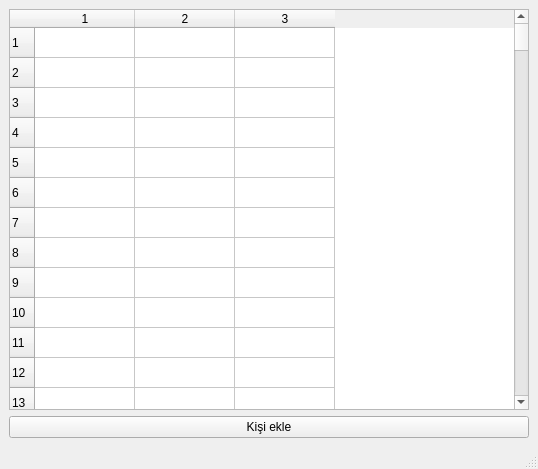
<?xml version="1.0" encoding="UTF-8"?>
<ui version="4.0">
 <class>kayitli_kisiler</class>
 <widget class="QMainWindow" name="kayitli_kisiler">
  <property name="geometry">
   <rect>
    <x>0</x>
    <y>0</y>
    <width>538</width>
    <height>469</height>
   </rect>
  </property>
  <property name="windowTitle">
   <string>MainWindow</string>
  </property>
  <property name="windowIcon">
   <iconset>
    <normaloff>icons/people.png</normaloff>icons/people.png</iconset>
  </property>
  <widget class="QWidget" name="centralwidget">
   <layout class="QGridLayout" name="gridLayout">
    <item row="2" column="0">
     <widget class="QPushButton" name="pushButton">
      <property name="text">
       <string>Kişi ekle</string>
      </property>
     </widget>
    </item>
    <item row="1" column="0">
     <widget class="QTableWidget" name="tableWidget">
      <property name="rowCount">
       <number>999</number>
      </property>
      <property name="columnCount">
       <number>3</number>
      </property>
      <row/>
      <row/>
      <row/>
      <row/>
      <row/>
      <row/>
      <row/>
      <row/>
      <row/>
      <row/>
      <row/>
      <row/>
      <row/>
      <row/>
      <row/>
      <row/>
      <row/>
      <row/>
      <row/>
      <row/>
      <row/>
      <row/>
      <row/>
      <row/>
      <row/>
      <row/>
      <row/>
      <row/>
      <row/>
      <row/>
      <row/>
      <row/>
      <row/>
      <row/>
      <row/>
      <row/>
      <row/>
      <row/>
      <row/>
      <row/>
      <row/>
      <row/>
      <row/>
      <row/>
      <row/>
      <row/>
      <row/>
      <row/>
      <row/>
      <row/>
      <row/>
      <row/>
      <row/>
      <row/>
      <row/>
      <row/>
      <row/>
      <row/>
      <row/>
      <row/>
      <row/>
      <row/>
      <row/>
      <row/>
      <row/>
      <row/>
      <row/>
      <row/>
      <row/>
      <row/>
      <row/>
      <row/>
      <row/>
      <row/>
      <row/>
      <row/>
      <row/>
      <row/>
      <row/>
      <row/>
      <row/>
      <row/>
      <row/>
      <row/>
      <row/>
      <row/>
      <row/>
      <row/>
      <row/>
      <row/>
      <row/>
      <row/>
      <row/>
      <row/>
      <row/>
      <row/>
      <row/>
      <row/>
      <row/>
      <row/>
      <row/>
      <row/>
      <row/>
      <row/>
      <row/>
      <row/>
      <row/>
      <row/>
      <row/>
      <row/>
      <row/>
      <row/>
      <row/>
      <row/>
      <row/>
      <row/>
      <row/>
      <row/>
      <row/>
      <row/>
      <row/>
      <row/>
      <row/>
      <row/>
      <row/>
      <row/>
      <row/>
      <row/>
      <row/>
      <row/>
      <row/>
      <row/>
      <row/>
      <row/>
      <row/>
      <row/>
      <row/>
      <row/>
      <row/>
      <row/>
      <row/>
      <row/>
      <row/>
      <row/>
      <row/>
      <row/>
      <row/>
      <row/>
      <row/>
      <row/>
      <row/>
      <row/>
      <row/>
      <row/>
      <row/>
      <row/>
      <row/>
      <row/>
      <row/>
      <row/>
      <row/>
      <row/>
      <row/>
      <row/>
      <row/>
      <row/>
      <row/>
      <row/>
      <row/>
      <row/>
      <row/>
      <row/>
      <row/>
      <row/>
      <row/>
      <row/>
      <row/>
      <row/>
      <row/>
      <row/>
      <row/>
      <row/>
      <row/>
      <row/>
      <row/>
      <row/>
      <row/>
      <row/>
      <row/>
      <row/>
      <row/>
      <row/>
      <row/>
      <row/>
      <row/>
      <row/>
      <row/>
      <row/>
      <row/>
      <row/>
      <row/>
      <row/>
      <row/>
      <row/>
      <row/>
      <row/>
      <row/>
      <row/>
      <row/>
      <row/>
      <row/>
      <row/>
      <row/>
      <row/>
      <row/>
      <row/>
      <row/>
      <row/>
      <row/>
      <row/>
      <row/>
      <row/>
      <row/>
      <row/>
      <row/>
      <row/>
      <row/>
      <row/>
      <row/>
      <row/>
      <row/>
      <row/>
      <row/>
      <row/>
      <row/>
      <row/>
      <row/>
      <row/>
      <row/>
      <row/>
      <row/>
      <row/>
      <row/>
      <row/>
      <row/>
      <row/>
      <row/>
      <row/>
      <row/>
      <row/>
      <row/>
      <row/>
      <row/>
      <row/>
      <row/>
      <row/>
      <row/>
      <row/>
      <row/>
      <row/>
      <row/>
      <row/>
      <row/>
      <row/>
      <row/>
      <row/>
      <row/>
      <row/>
      <row/>
      <row/>
      <row/>
      <row/>
      <row/>
      <row/>
      <row/>
      <row/>
      <row/>
      <row/>
      <row/>
      <row/>
      <row/>
      <row/>
      <row/>
      <row/>
      <row/>
      <row/>
      <row/>
      <row/>
      <row/>
      <row/>
      <row/>
      <row/>
      <row/>
      <row/>
      <row/>
      <row/>
      <row/>
      <row/>
      <row/>
      <row/>
      <row/>
      <row/>
      <row/>
      <row/>
      <row/>
      <row/>
      <row/>
      <row/>
      <row/>
      <row/>
      <row/>
      <row/>
      <row/>
      <row/>
      <row/>
      <row/>
      <row/>
      <row/>
      <row/>
      <row/>
      <row/>
      <row/>
      <row/>
      <row/>
      <row/>
      <row/>
      <row/>
      <row/>
      <row/>
      <row/>
      <row/>
      <row/>
      <row/>
      <row/>
      <row/>
      <row/>
      <row/>
      <row/>
      <row/>
      <row/>
      <row/>
      <row/>
      <row/>
      <row/>
      <row/>
      <row/>
      <row/>
      <row/>
      <row/>
      <row/>
      <row/>
      <row/>
      <row/>
      <row/>
      <row/>
      <row/>
      <row/>
      <row/>
      <row/>
      <row/>
      <row/>
      <row/>
      <row/>
      <row/>
      <row/>
      <row/>
      <row/>
      <row/>
      <row/>
      <row/>
      <row/>
      <row/>
      <row/>
      <row/>
      <row/>
      <row/>
      <row/>
      <row/>
      <row/>
      <row/>
      <row/>
      <row/>
      <row/>
      <row/>
      <row/>
      <row/>
      <row/>
      <row/>
      <row/>
      <row/>
      <row/>
      <row/>
      <row/>
      <row/>
      <row/>
      <row/>
      <row/>
      <row/>
      <row/>
      <row/>
      <row/>
      <row/>
      <row/>
      <row/>
      <row/>
      <row/>
      <row/>
      <row/>
      <row/>
      <row/>
      <row/>
      <row/>
      <row/>
      <row/>
      <row/>
      <row/>
      <row/>
      <row/>
      <row/>
      <row/>
      <row/>
      <row/>
      <row/>
      <row/>
      <row/>
      <row/>
      <row/>
      <row/>
      <row/>
      <row/>
      <row/>
      <row/>
      <row/>
      <row/>
      <row/>
      <row/>
      <row/>
      <row/>
      <row/>
      <row/>
      <row/>
      <row/>
      <row/>
      <row/>
      <row/>
      <row/>
      <row/>
      <row/>
      <row/>
      <row/>
      <row/>
      <row/>
      <row/>
      <row/>
      <row/>
      <row/>
      <row/>
      <row/>
      <row/>
      <row/>
      <row/>
      <row/>
      <row/>
      <row/>
      <row/>
      <row/>
      <row/>
      <row/>
      <row/>
      <row/>
      <row/>
      <row/>
      <row/>
      <row/>
      <row/>
      <row/>
      <row/>
      <row/>
      <row/>
      <row/>
      <row/>
      <row/>
      <row/>
      <row/>
      <row/>
      <row/>
      <row/>
      <row/>
      <row/>
      <row/>
      <row/>
      <row/>
      <row/>
      <row/>
      <row/>
      <row/>
      <row/>
      <row/>
      <row/>
      <row/>
      <row/>
      <row/>
      <row/>
      <row/>
      <row/>
      <row/>
      <row/>
      <row/>
      <row/>
      <row/>
      <row/>
      <row/>
      <row/>
      <row/>
      <row/>
      <row/>
      <row/>
      <row/>
      <row/>
      <row/>
      <row/>
      <row/>
      <row/>
      <row/>
      <row/>
      <row/>
      <row/>
      <row/>
      <row/>
      <row/>
      <row/>
      <row/>
      <row/>
      <row/>
      <row/>
      <row/>
      <row/>
      <row/>
      <row/>
      <row/>
      <row/>
      <row/>
      <row/>
      <row/>
      <row/>
      <row/>
      <row/>
      <row/>
      <row/>
      <row/>
      <row/>
      <row/>
      <row/>
      <row/>
      <row/>
      <row/>
      <row/>
      <row/>
      <row/>
      <row/>
      <row/>
      <row/>
      <row/>
      <row/>
      <row/>
      <row/>
      <row/>
      <row/>
      <row/>
      <row/>
      <row/>
      <row/>
      <row/>
      <row/>
      <row/>
      <row/>
      <row/>
      <row/>
      <row/>
      <row/>
      <row/>
      <row/>
      <row/>
      <row/>
      <row/>
      <row/>
      <row/>
      <row/>
      <row/>
      <row/>
      <row/>
      <row/>
      <row/>
      <row/>
      <row/>
      <row/>
      <row/>
      <row/>
      <row/>
      <row/>
      <row/>
      <row/>
      <row/>
      <row/>
      <row/>
      <row/>
      <row/>
      <row/>
      <row/>
      <row/>
      <row/>
      <row/>
      <row/>
      <row/>
      <row/>
      <row/>
      <row/>
      <row/>
      <row/>
      <row/>
      <row/>
      <row/>
      <row/>
      <row/>
      <row/>
      <row/>
      <row/>
      <row/>
      <row/>
      <row/>
      <row/>
      <row/>
      <row/>
      <row/>
      <row/>
      <row/>
      <row/>
      <row/>
      <row/>
      <row/>
      <row/>
      <row/>
      <row/>
      <row/>
      <row/>
      <row/>
      <row/>
      <row/>
      <row/>
      <row/>
      <row/>
      <row/>
      <row/>
      <row/>
      <row/>
      <row/>
      <row/>
      <row/>
      <row/>
      <row/>
      <row/>
      <row/>
      <row/>
      <row/>
      <row/>
      <row/>
      <row/>
      <row/>
      <row/>
      <row/>
      <row/>
      <row/>
      <row/>
      <row/>
      <row/>
      <row/>
      <row/>
      <row/>
      <row/>
      <row/>
      <row/>
      <row/>
      <row/>
      <row/>
      <row/>
      <row/>
      <row/>
      <row/>
      <row/>
      <row/>
      <row/>
      <row/>
      <row/>
      <row/>
      <row/>
      <row/>
      <row/>
      <row/>
      <row/>
      <row/>
      <row/>
      <row/>
      <row/>
      <row/>
      <row/>
      <row/>
      <row/>
      <row/>
      <row/>
      <row/>
      <row/>
      <row/>
      <row/>
      <row/>
      <row/>
      <row/>
      <row/>
      <row/>
      <row/>
      <row/>
      <row/>
      <row/>
      <row/>
      <row/>
      <row/>
      <row/>
      <row/>
      <row/>
      <row/>
      <row/>
      <row/>
      <row/>
      <row/>
      <row/>
      <row/>
      <row/>
      <row/>
      <row/>
      <row/>
      <row/>
      <row/>
      <row/>
      <row/>
      <row/>
      <row/>
      <row/>
      <row/>
      <row/>
      <row/>
      <row/>
      <row/>
      <row/>
      <row/>
      <row/>
      <row/>
      <row/>
      <row/>
      <row/>
      <row/>
      <row/>
      <row/>
      <row/>
      <row/>
      <row/>
      <row/>
      <row/>
      <row/>
      <row/>
      <row/>
      <row/>
      <row/>
      <row/>
      <row/>
      <row/>
      <row/>
      <row/>
      <row/>
      <row/>
      <row/>
      <row/>
      <row/>
      <row/>
      <row/>
      <row/>
      <row/>
      <row/>
      <row/>
      <row/>
      <row/>
      <row/>
      <row/>
      <row/>
      <row/>
      <row/>
      <row/>
      <row/>
      <row/>
      <row/>
      <row/>
      <row/>
      <row/>
      <row/>
      <row/>
      <row/>
      <row/>
      <row/>
      <row/>
      <row/>
      <row/>
      <row/>
      <row/>
      <row/>
      <row/>
      <row/>
      <row/>
      <row/>
      <row/>
      <row/>
      <row/>
      <row/>
      <row/>
      <row/>
      <row/>
      <row/>
      <row/>
      <row/>
      <row/>
      <row/>
      <row/>
      <row/>
      <row/>
      <row/>
      <row/>
      <row/>
      <row/>
      <row/>
      <row/>
      <row/>
      <row/>
      <row/>
      <row/>
      <row/>
      <row/>
      <row/>
      <row/>
      <row/>
      <row/>
      <row/>
      <row/>
      <row/>
      <row/>
      <row/>
      <row/>
      <row/>
      <row/>
      <row/>
      <row/>
      <row/>
      <row/>
      <row/>
      <row/>
      <row/>
      <row/>
      <row/>
      <row/>
      <row/>
      <row/>
      <row/>
      <row/>
      <row/>
      <row/>
      <row/>
      <row/>
      <row/>
      <row/>
      <row/>
      <row/>
      <row/>
      <row/>
      <row/>
      <row/>
      <row/>
      <row/>
      <row/>
      <row/>
      <row/>
      <row/>
      <row/>
      <row/>
      <row/>
      <row/>
      <row/>
      <row/>
      <row/>
      <row/>
      <row/>
      <row/>
      <row/>
      <row/>
      <row/>
      <row/>
      <row/>
      <row/>
      <row/>
      <row/>
      <row/>
      <row/>
      <row/>
      <row/>
      <row/>
      <row/>
      <row/>
      <row/>
      <row/>
      <row/>
      <row/>
      <row/>
      <row/>
      <row/>
      <row/>
      <row/>
      <row/>
      <row/>
      <row/>
      <row/>
      <row/>
      <row/>
      <row/>
      <row/>
      <row/>
      <row/>
      <row/>
      <row/>
      <row/>
      <row/>
      <row/>
      <row/>
      <row/>
      <row/>
      <row/>
      <row/>
      <row/>
      <row/>
      <row/>
      <row/>
      <row/>
      <row/>
      <row/>
      <row/>
      <row/>
      <row/>
      <row/>
      <row/>
      <row/>
      <row/>
      <row/>
      <row/>
      <row/>
      <row/>
      <row/>
      <row/>
      <row/>
      <row/>
      <row/>
      <row/>
      <row/>
      <row/>
      <row/>
      <row/>
      <row/>
      <row/>
      <row/>
      <row/>
      <row/>
      <row/>
      <row/>
      <row/>
      <row/>
      <row/>
      <row/>
      <row/>
      <row/>
      <row/>
      <row/>
      <row/>
      <row/>
      <row/>
      <row/>
      <row/>
      <row/>
      <row/>
      <row/>
      <row/>
      <row/>
      <row/>
      <row/>
      <row/>
      <row/>
      <row/>
      <column/>
      <column/>
      <column/>
     </widget>
    </item>
   </layout>
  </widget>
  <widget class="QStatusBar" name="statusbar"/>
 </widget>
 <resources/>
 <connections>
  <connection>
   <sender>pushButton</sender>
   <signal>clicked()</signal>
   <receiver>kayitli_kisiler</receiver>
   <slot>kisileri_listeye_ekle()</slot>
   <hints>
    <hint type="sourcelabel">
     <x>267</x>
     <y>433</y>
    </hint>
    <hint type="destinationlabel">
     <x>465</x>
     <y>445</y>
    </hint>
   </hints>
  </connection>
 </connections>
 <slots>
  <slot>kisileri_listeye_ekle()</slot>
 </slots>
</ui>
